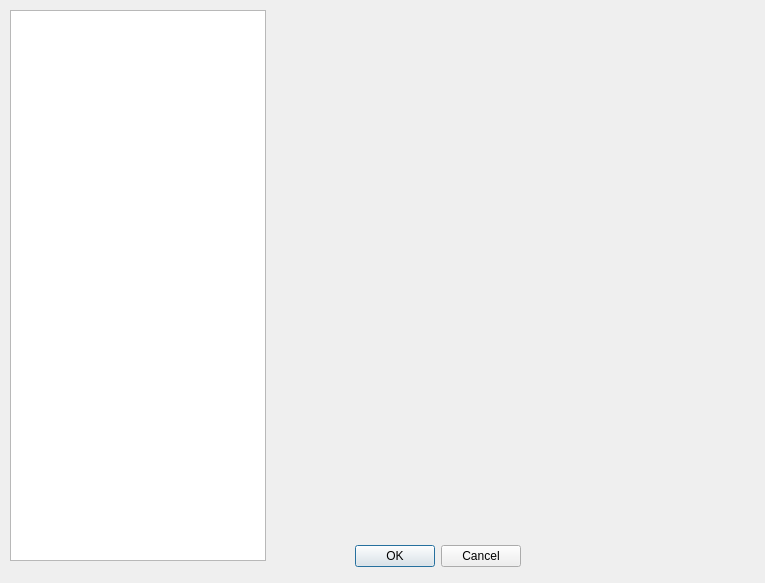
<?xml version="1.0" encoding="UTF-8"?>
<ui version="4.0">
 <class>ScreenshotWindow</class>
 <widget class="QDialog" name="ScreenshotWindow">
  <property name="geometry">
   <rect>
    <x>0</x>
    <y>0</y>
    <width>765</width>
    <height>583</height>
   </rect>
  </property>
  <property name="sizePolicy">
   <sizepolicy hsizetype="Preferred" vsizetype="Preferred">
    <horstretch>0</horstretch>
    <verstretch>0</verstretch>
   </sizepolicy>
  </property>
  <property name="windowTitle">
   <string>Výběr screenshotu</string>
  </property>
  <widget class="QDialogButtonBox" name="buttonBox">
   <property name="geometry">
    <rect>
     <x>180</x>
     <y>540</y>
     <width>341</width>
     <height>32</height>
    </rect>
   </property>
   <property name="orientation">
    <enum>Qt::Horizontal</enum>
   </property>
   <property name="standardButtons">
    <set>QDialogButtonBox::Cancel|QDialogButtonBox::Ok</set>
   </property>
  </widget>
  <widget class="QListView" name="imageView">
   <property name="geometry">
    <rect>
     <x>10</x>
     <y>10</y>
     <width>256</width>
     <height>551</height>
    </rect>
   </property>
  </widget>
  <widget class="QLabel" name="imageLabel">
   <property name="geometry">
    <rect>
     <x>280</x>
     <y>10</y>
     <width>481</width>
     <height>521</height>
    </rect>
   </property>
   <property name="text">
    <string/>
   </property>
  </widget>
 </widget>
 <resources/>
 <connections>
  <connection>
   <sender>buttonBox</sender>
   <signal>accepted()</signal>
   <receiver>ScreenshotWindow</receiver>
   <slot>accept()</slot>
   <hints>
    <hint type="sourcelabel">
     <x>248</x>
     <y>254</y>
    </hint>
    <hint type="destinationlabel">
     <x>157</x>
     <y>274</y>
    </hint>
   </hints>
  </connection>
  <connection>
   <sender>buttonBox</sender>
   <signal>rejected()</signal>
   <receiver>ScreenshotWindow</receiver>
   <slot>reject()</slot>
   <hints>
    <hint type="sourcelabel">
     <x>316</x>
     <y>260</y>
    </hint>
    <hint type="destinationlabel">
     <x>286</x>
     <y>274</y>
    </hint>
   </hints>
  </connection>
 </connections>
</ui>
